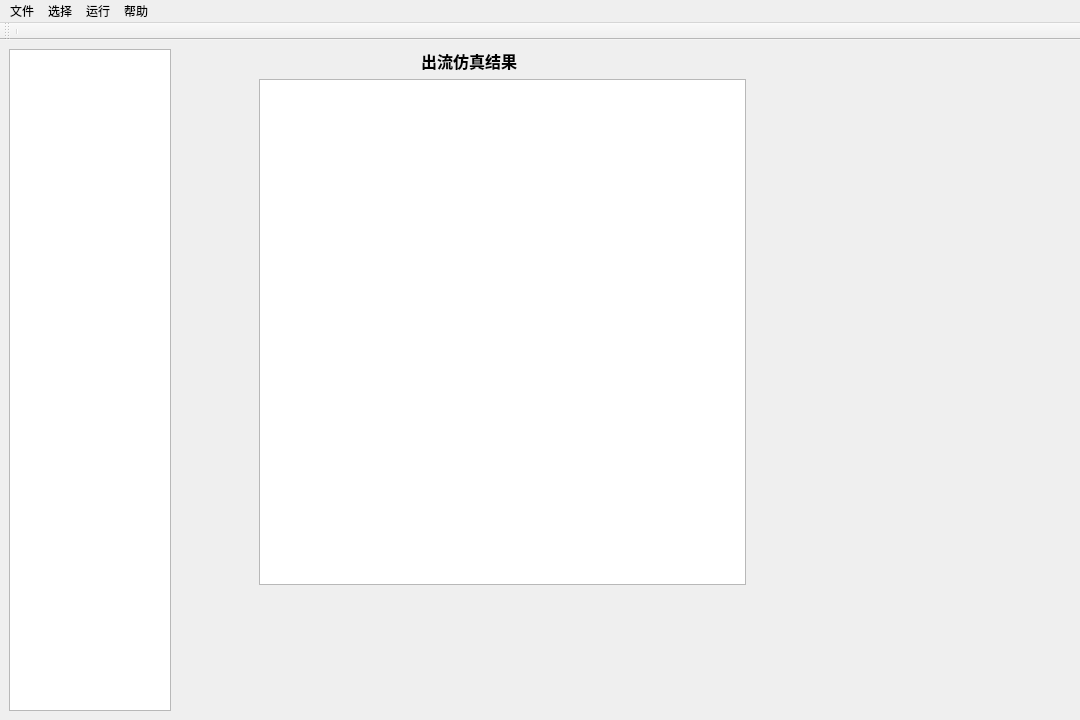
<?xml version="1.0" encoding="UTF-8"?>
<ui version="4.0">
 <class>MainWindow</class>
 <widget class="QMainWindow" name="MainWindow">
  <property name="geometry">
   <rect>
    <x>0</x>
    <y>0</y>
    <width>1080</width>
    <height>720</height>
   </rect>
  </property>
  <property name="sizePolicy">
   <sizepolicy hsizetype="Preferred" vsizetype="Preferred">
    <horstretch>0</horstretch>
    <verstretch>0</verstretch>
   </sizepolicy>
  </property>
  <property name="windowTitle">
   <string>Sponge City</string>
  </property>
  <widget class="QWidget" name="centralwidget">
   <property name="sizePolicy">
    <sizepolicy hsizetype="MinimumExpanding" vsizetype="Minimum">
     <horstretch>0</horstretch>
     <verstretch>0</verstretch>
    </sizepolicy>
   </property>
   <property name="minimumSize">
    <size>
     <width>994</width>
     <height>0</height>
    </size>
   </property>
   <layout class="QHBoxLayout" name="horizontalLayout_2">
    <item>
     <layout class="QHBoxLayout" name="horizontalLayout" stretch="2,1,6,4">
      <item>
       <widget class="QListView" name="listView"/>
      </item>
      <item>
       <spacer name="horizontalSpacer_2">
        <property name="orientation">
         <enum>Qt::Horizontal</enum>
        </property>
        <property name="sizeHint" stdset="0">
         <size>
          <width>40</width>
          <height>20</height>
         </size>
        </property>
       </spacer>
      </item>
      <item>
       <layout class="QVBoxLayout" name="verticalLayout_2" stretch="1,4,1">
        <item>
         <layout class="QHBoxLayout" name="horizontalLayout_13" stretch="1,1,1">
          <item>
           <spacer name="horizontalSpacer_7">
            <property name="orientation">
             <enum>Qt::Horizontal</enum>
            </property>
            <property name="sizeType">
             <enum>QSizePolicy::Minimum</enum>
            </property>
            <property name="sizeHint" stdset="0">
             <size>
              <width>40</width>
              <height>20</height>
             </size>
            </property>
           </spacer>
          </item>
          <item>
           <widget class="QLabel" name="label_13">
            <property name="enabled">
             <bool>true</bool>
            </property>
            <property name="sizePolicy">
             <sizepolicy hsizetype="Preferred" vsizetype="Fixed">
              <horstretch>0</horstretch>
              <verstretch>0</verstretch>
             </sizepolicy>
            </property>
            <property name="text">
             <string>&lt;html&gt;&lt;head/&gt;&lt;body&gt;&lt;p&gt;&lt;span style=&quot; font-size:12pt; font-weight:600;&quot;&gt;出流仿真结果&lt;/span&gt;&lt;/p&gt;&lt;/body&gt;&lt;/html&gt;</string>
            </property>
           </widget>
          </item>
          <item>
           <spacer name="horizontalSpacer_8">
            <property name="orientation">
             <enum>Qt::Horizontal</enum>
            </property>
            <property name="sizeType">
             <enum>QSizePolicy::Minimum</enum>
            </property>
            <property name="sizeHint" stdset="0">
             <size>
              <width>40</width>
              <height>20</height>
             </size>
            </property>
           </spacer>
          </item>
         </layout>
        </item>
        <item>
         <widget class="QGraphicsView" name="green_roof_sim_curve">
          <property name="sizePolicy">
           <sizepolicy hsizetype="Preferred" vsizetype="Minimum">
            <horstretch>0</horstretch>
            <verstretch>0</verstretch>
           </sizepolicy>
          </property>
         </widget>
        </item>
        <item>
         <spacer name="verticalSpacer">
          <property name="orientation">
           <enum>Qt::Vertical</enum>
          </property>
          <property name="sizeHint" stdset="0">
           <size>
            <width>20</width>
            <height>40</height>
           </size>
          </property>
         </spacer>
        </item>
       </layout>
      </item>
      <item>
       <spacer name="horizontalSpacer_3">
        <property name="orientation">
         <enum>Qt::Horizontal</enum>
        </property>
        <property name="sizeHint" stdset="0">
         <size>
          <width>40</width>
          <height>20</height>
         </size>
        </property>
       </spacer>
      </item>
     </layout>
    </item>
   </layout>
  </widget>
  <widget class="QMenuBar" name="menubar">
   <property name="geometry">
    <rect>
     <x>0</x>
     <y>0</y>
     <width>1080</width>
     <height>22</height>
    </rect>
   </property>
   <widget class="QMenu" name="menu">
    <property name="title">
     <string>文件</string>
    </property>
    <widget class="QMenu" name="menu_5">
     <property name="title">
      <string>绿色屋顶</string>
     </property>
     <addaction name="action_open_observed_file"/>
     <addaction name="action_open_weather_file"/>
    </widget>
    <widget class="QMenu" name="menu_block_file_load">
     <property name="title">
      <string>面源斑块</string>
     </property>
     <addaction name="action_block_rainfall_file"/>
    </widget>
    <addaction name="separator"/>
    <addaction name="menu_5"/>
    <addaction name="menu_block_file_load"/>
   </widget>
   <widget class="QMenu" name="menu_2">
    <property name="title">
     <string>选择</string>
    </property>
    <addaction name="actionDates"/>
    <addaction name="action_Block"/>
   </widget>
   <widget class="QMenu" name="menu_3">
    <property name="title">
     <string>运行</string>
    </property>
    <widget class="QMenu" name="menusimulate">
     <property name="title">
      <string>仿真</string>
     </property>
     <addaction name="action_sim_green_roof"/>
     <addaction name="action_sim_block"/>
    </widget>
    <widget class="QMenu" name="menusimulate_validate">
     <property name="title">
      <string>仿真和验证</string>
     </property>
     <addaction name="action_sim_and_val_green_roof"/>
    </widget>
    <addaction name="menusimulate"/>
    <addaction name="menusimulate_validate"/>
   </widget>
   <widget class="QMenu" name="menu_4">
    <property name="title">
     <string>帮助</string>
    </property>
   </widget>
   <addaction name="menu"/>
   <addaction name="menu_2"/>
   <addaction name="menu_3"/>
   <addaction name="menu_4"/>
  </widget>
  <widget class="QToolBar" name="toolBar">
   <property name="sizePolicy">
    <sizepolicy hsizetype="MinimumExpanding" vsizetype="Minimum">
     <horstretch>0</horstretch>
     <verstretch>0</verstretch>
    </sizepolicy>
   </property>
   <property name="windowTitle">
    <string>toolBar</string>
   </property>
   <attribute name="toolBarArea">
    <enum>TopToolBarArea</enum>
   </attribute>
   <attribute name="toolBarBreak">
    <bool>false</bool>
   </attribute>
   <addaction name="separator"/>
  </widget>
  <action name="action_openfile">
   <property name="text">
    <string>打开</string>
   </property>
  </action>
  <action name="action_sim_green_roof">
   <property name="text">
    <string>绿色屋顶</string>
   </property>
  </action>
  <action name="action_open_observed_file">
   <property name="text">
    <string>观测文件</string>
   </property>
  </action>
  <action name="action_open_weather_file">
   <property name="text">
    <string>气象文件</string>
   </property>
  </action>
  <action name="action_sim_and_val_green_roof">
   <property name="text">
    <string>绿色屋顶</string>
   </property>
  </action>
  <action name="actionDates">
   <property name="text">
    <string>仿真日期</string>
   </property>
  </action>
  <action name="action_Block">
   <property name="text">
    <string>面源斑块</string>
   </property>
  </action>
  <action name="action_block_rainfall_file">
   <property name="text">
    <string>降雨时序文件</string>
   </property>
  </action>
  <action name="action_sim_block">
   <property name="text">
    <string>面源斑块</string>
   </property>
  </action>
 </widget>
 <resources/>
 <connections/>
</ui>
